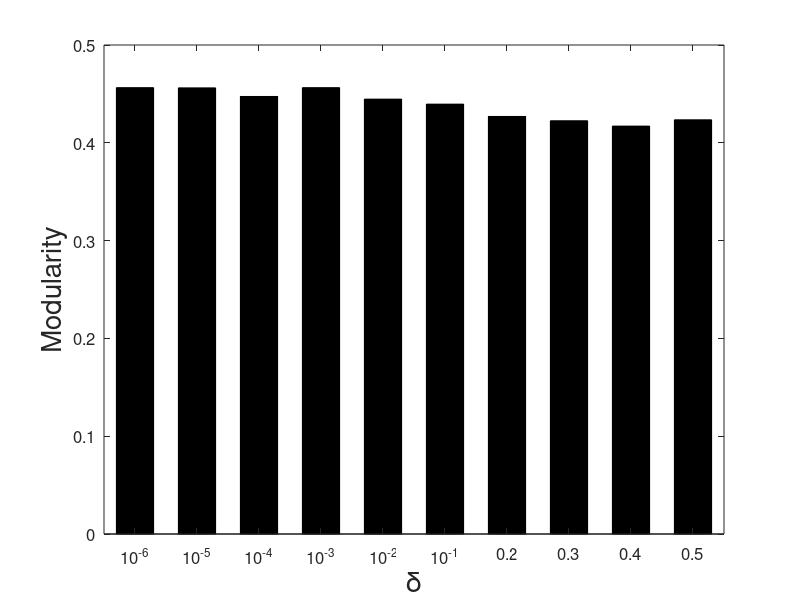

Here is the MATLAB script that generated this plot:
function draw_Modularity()
    Y = [0.456409, 0.456173, 0.447369, 0.456406, 0.444644, 0.439527, 0.426931, 0.422556, 0.417061, 0.423531];
    X = {'10^{-6}', '10^{-5}', '10^{-4}', '10^{-3}', '10^{-2}', '10^{-1}', '0.2', '0.3', '0.4', '0.5'};
    bar(Y, 0.6, 'k');
    xlim([0.5 10.5])
    set(gca, 'xticklabel', X);
    set(gca, 'FontSize', 12);
    xlabel('\delta', 'FontSize', 20);
    ylabel('Modularity','FontSize',20);
    title('');
    grid off;
    print('./results/graph/Modularity.eps', '-depsc')
end